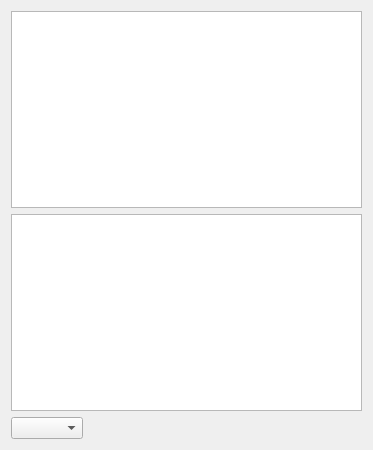
<?xml version="1.0" encoding="UTF-8"?>
<ui version="4.0">
 <class>Form</class>
 <widget class="QWidget" name="Form">
  <property name="geometry">
   <rect>
    <x>0</x>
    <y>0</y>
    <width>373</width>
    <height>450</height>
   </rect>
  </property>
  <property name="sizePolicy">
   <sizepolicy hsizetype="Minimum" vsizetype="Minimum">
    <horstretch>0</horstretch>
    <verstretch>0</verstretch>
   </sizepolicy>
  </property>
  <property name="windowTitle">
   <string>Form</string>
  </property>
  <layout class="QVBoxLayout" name="verticalLayout">
   <item>
    <widget class="PlotWidget" name="WaveletX"/>
   </item>
   <item>
    <widget class="PlotWidget" name="WaveletZ"/>
   </item>
   <item>
    <layout class="QHBoxLayout" name="horizontalLayout">
     <item>
      <widget class="QComboBox" name="waveletBox"/>
     </item>
     <item>
      <spacer name="horizontalSpacer">
       <property name="orientation">
        <enum>Qt::Horizontal</enum>
       </property>
       <property name="sizeHint" stdset="0">
        <size>
         <width>40</width>
         <height>20</height>
        </size>
       </property>
      </spacer>
     </item>
    </layout>
   </item>
  </layout>
 </widget>
 <customwidgets>
  <customwidget>
   <class>PlotWidget</class>
   <extends>QGraphicsView</extends>
   <header>pyqtgraph</header>
  </customwidget>
 </customwidgets>
 <resources/>
 <connections/>
</ui>
